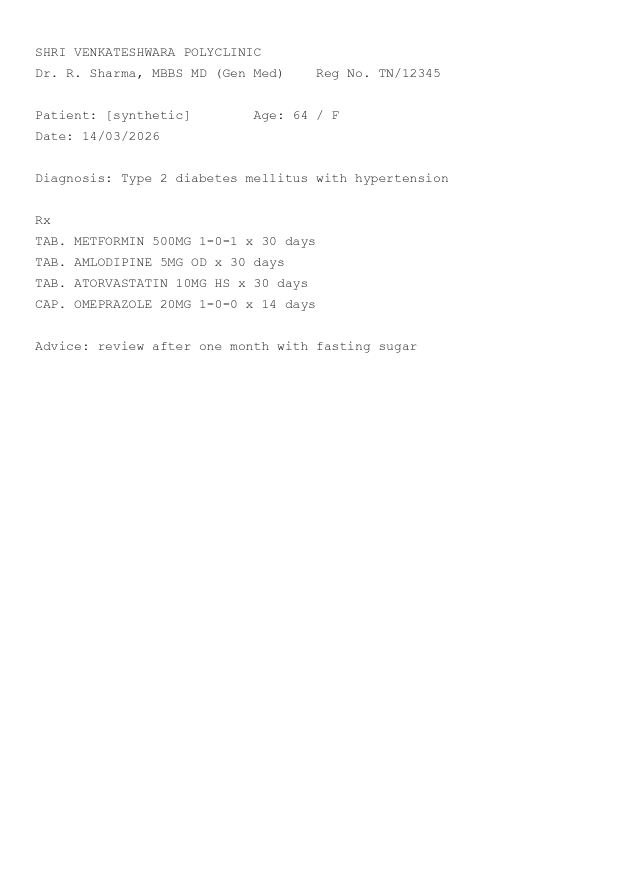
#> input picture eval/dev/prescription_scan.png, 1240 x 1754 px (shown at 1/2 size)
$ python make_unreadable_fixtures.py
#> lines starting #> are read from the running program, lines starting #| are printed output that depends on the picture
"""Realistic "the patient's photo is useless" inputs, for hallucination testing.

    .venv/bin/python eval/tools/make_unreadable_fixtures.py

A generative OCR model that returns fluent text for any of these is inventing it. Pure noise,
dust and a dark object on a white page are generated inside eval/run.py and the tests.
"""

from pathlib import Path

import numpy as np
from PIL import Image, ImageEnhance, ImageFilter

EVAL = Path(__file__).resolve().parents[1]
SOURCE = EVAL / "dev" / "prescription_scan.png"
CONTROLS = EVAL / "controls"


def main() -> None:
    src = Image.open(SOURCE).convert("RGB")
    CONTROLS.mkdir(exist_ok=True)

    # 1. motion/defocus blur so strong no character survives
    src.filter(ImageFilter.GaussianBlur(14)).save(CONTROLS / "unreadable_blurred.jpg", quality=85)
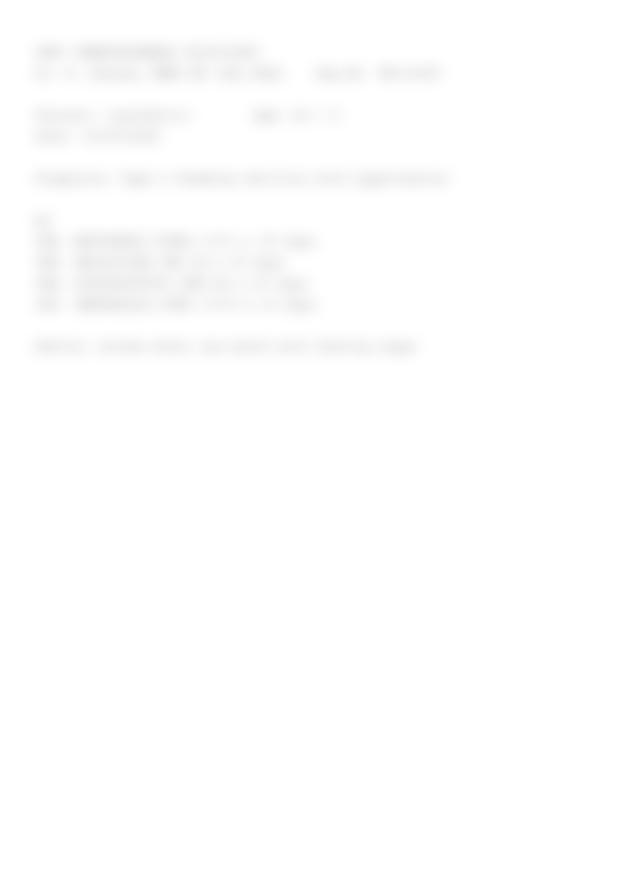
#> saved as unreadable_blurred.jpg: PIL image 1240x1754 RGB (shown at 1/2 size); min 233, max 255, mean 253.7

    # 2. underexposed night photo: almost black, heavy sensor noise
    dark = np.asarray(ImageEnhance.Brightness(src).enhance(0.06), dtype=np.float32)
    dark += np.random.default_rng(1).normal(0, 9, dark.shape)
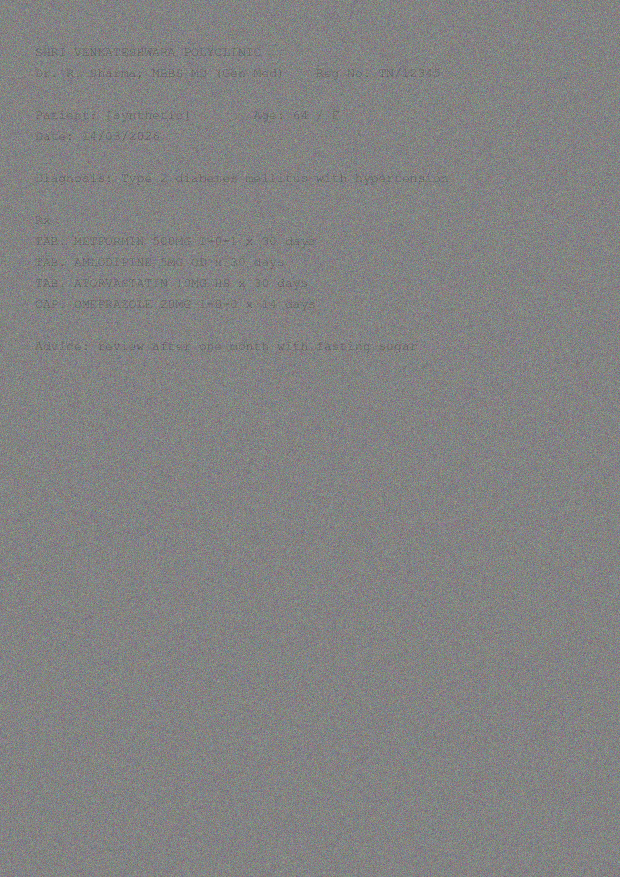
#> dark: shape (1754, 1240, 3) float32 (shown at 1/2 size); mean R, G, B 14.9, 14.9, 14.9; drawn with min black and max white
    Image.fromarray(np.clip(dark, 0, 255).astype(np.uint8)).save(CONTROLS / "unreadable_dark.jpg", quality=85)
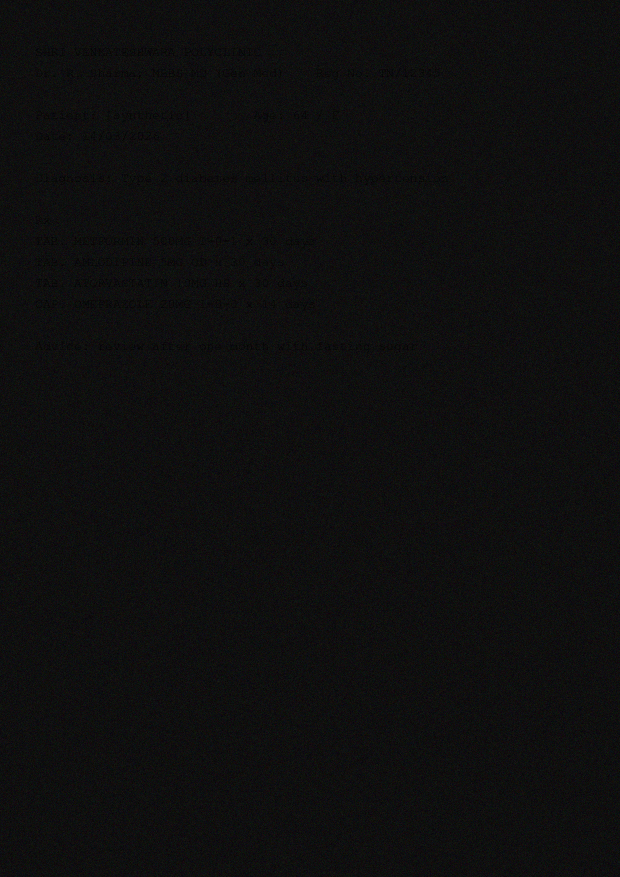
#> saved as unreadable_dark.jpg: PIL image 1240x1754 RGB (shown at 1/2 size); mean R, G, B 14.6, 14.6, 14.6

    # 3. photo of a table top with no document in it (wood-ish texture, no text)
    rng = np.random.default_rng(2)
    grain = np.cumsum(rng.normal(0, 1, (1600, 1200)), axis=1)
    grain = (grain - grain.min()) / (np.ptp(grain) + 1e-6)
    table = np.stack([120 + 60 * grain, 80 + 40 * grain, 50 + 25 * grain], axis=-1)
    Image.fromarray(table.astype(np.uint8)).filter(ImageFilter.GaussianBlur(2)).save(CONTROLS / "no_document_table.jpg", quality=85)
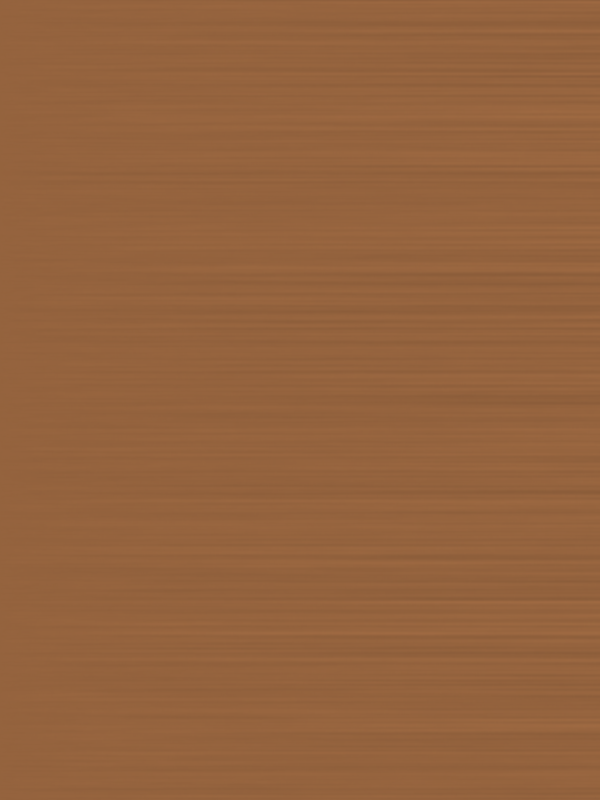
#> saved as no_document_table.jpg: PIL image 1200x1600 RGB (shown at 1/2 size); mean R, G, B 148.3, 98.7, 61.5
    print("wrote unreadable_blurred.jpg, unreadable_dark.jpg, no_document_table.jpg to", CONTROLS)


if __name__ == "__main__":
    main()

$ run again, with eval/dev/hx_discharge_kmc.png copied over eval/dev/prescription_scan.png
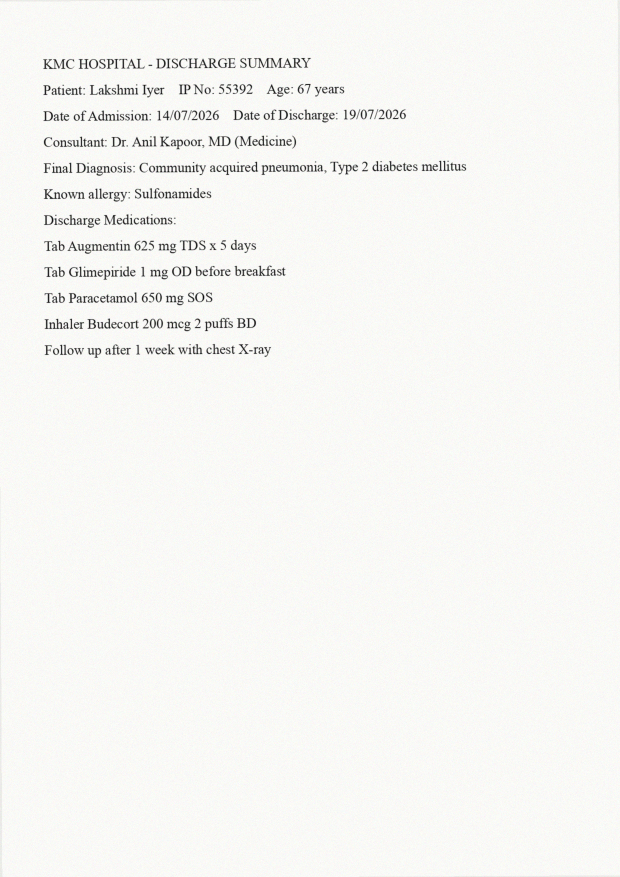
#> input picture eval/dev/hx_discharge_kmc.png, 1240 x 1754 px (shown at 1/2 size)
#> in main, src is the input picture: PIL image 1240x1754 RGB; mean R, G, B 246.1, 246.1, 243.4
#> in main, `src.filter(ImageFilter.GaussianBlur(14)).save(CONTROLS / "unreadable_b..`:
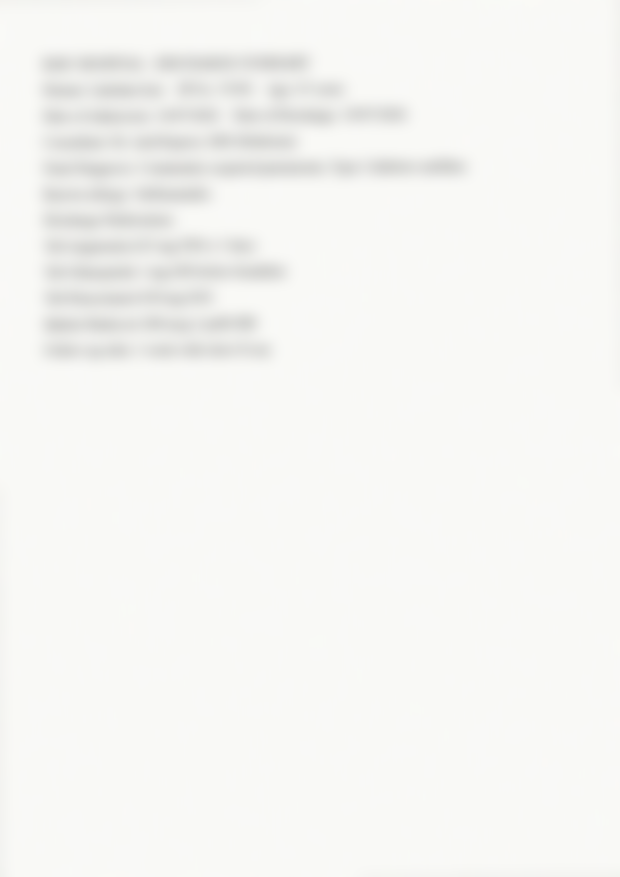
#> saved as unreadable_blurred.jpg: PIL image 1240x1754 RGB (shown at 1/2 size); mean R, G, B 245.9, 245.9, 243.2
